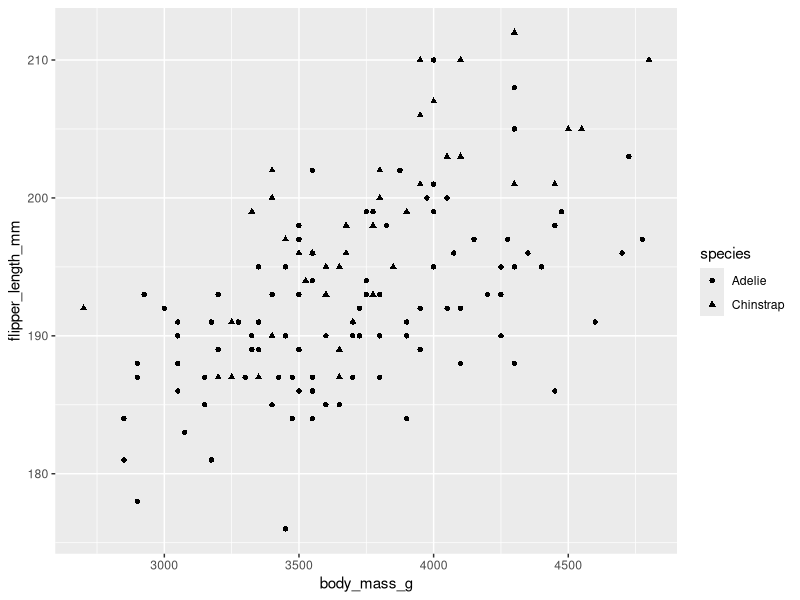
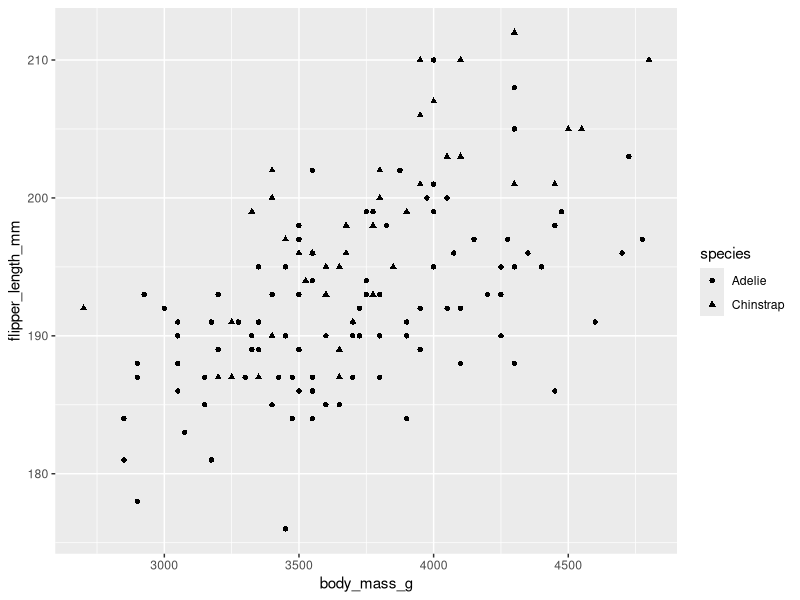
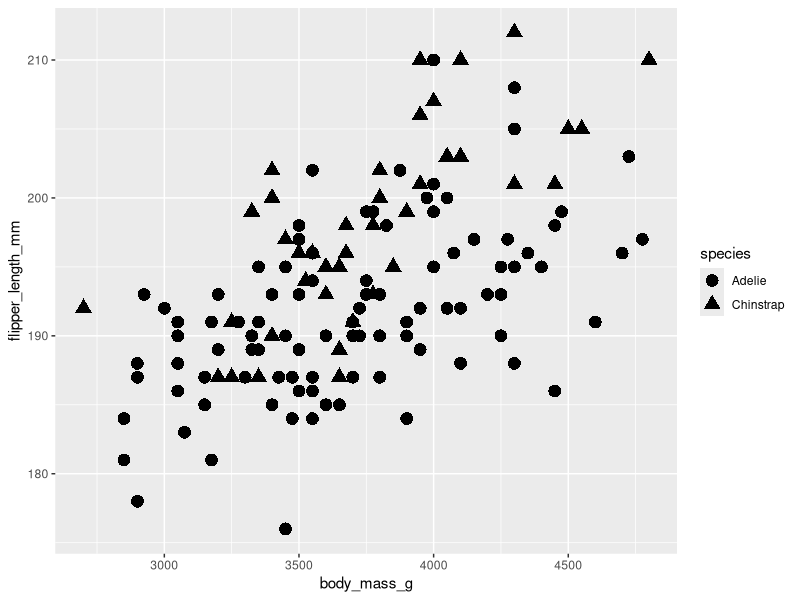
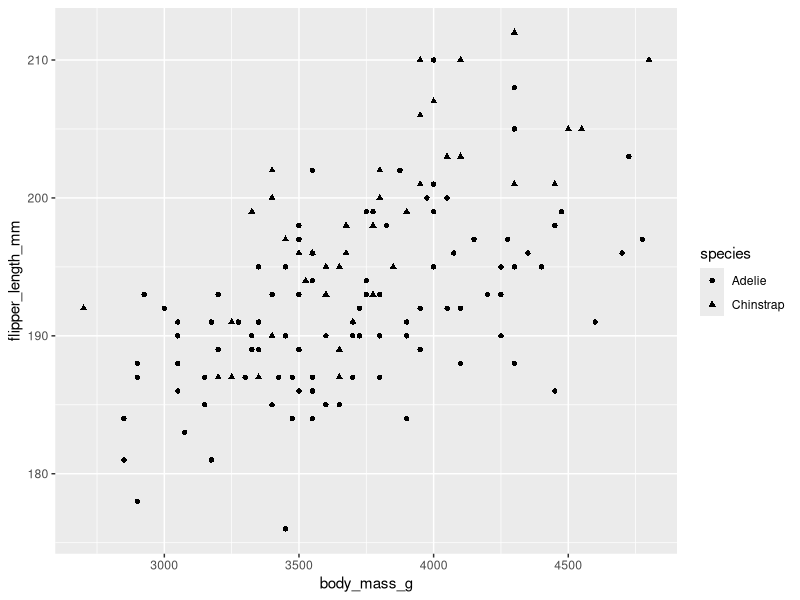
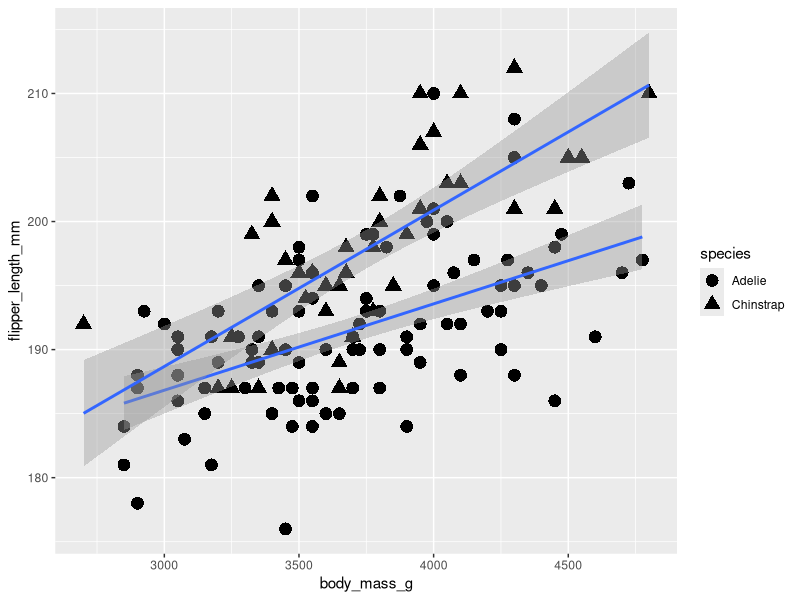
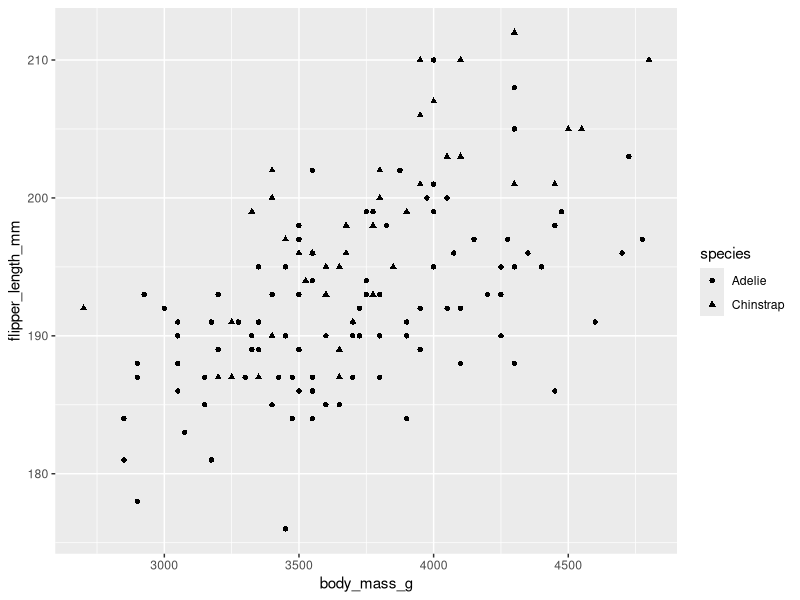
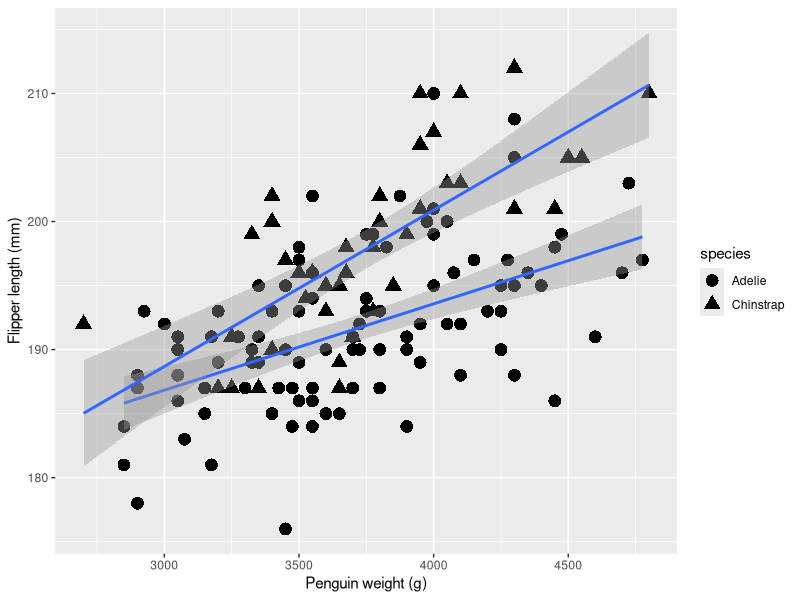
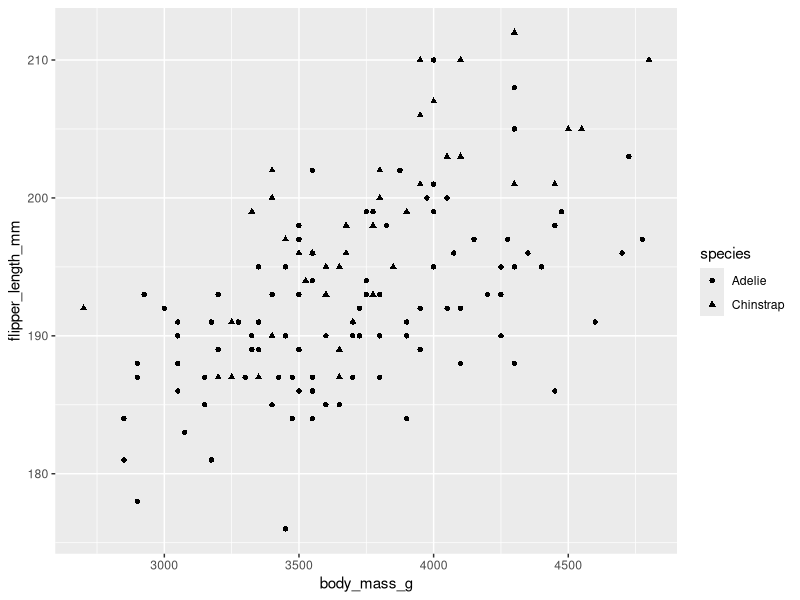

The R source for these figures, in order:
## ---- chunk 1
library(dplyr)
library(ggplot2)
subset_penguins <- palmerpenguins::penguins %>%
  dplyr::filter(species != "Gentoo", year != 2007)

ggplot(data = subset_penguins, 
       mapping = aes(x = body_mass_g, y = flipper_length_mm,
                     shape = species)) +
  geom_point() 

## ---- chunk 2
library(dplyr)
library(ggplot2)
subset_penguins <- palmerpenguins::penguins %>%
  dplyr::filter(species != "Gentoo", year != 2007)

ggplot(data = subset_penguins, 
       mapping = aes(x = body_mass_g, y = flipper_length_mm,
                     shape = species)) +
  geom_point() 

## ---- chunk 3
ggplot(data = subset_penguins, 
       mapping = aes(x = body_mass_g, y = flipper_length_mm,
                     shape = species)) +
  geom_point(size = 4)

## ---- chunk 4
library(dplyr)
library(ggplot2)
subset_penguins <- palmerpenguins::penguins %>%
  dplyr::filter(species != "Gentoo", year != 2007)

ggplot(data = subset_penguins, 
       mapping = aes(x = body_mass_g, y = flipper_length_mm,
                     shape = species)) +
  geom_point() 

## ---- chunk 5
ggplot(data = subset_penguins, 
       mapping = aes(x = body_mass_g, y = flipper_length_mm,
                     shape = species)) +
  geom_point(size = 4) + 
  geom_smooth(method = 'lm')

## ---- chunk 6
library(dplyr)
library(ggplot2)
subset_penguins <- palmerpenguins::penguins %>%
  dplyr::filter(species != "Gentoo", year != 2007)

ggplot(data = subset_penguins, 
       mapping = aes(x = body_mass_g, y = flipper_length_mm,
                     shape = species)) +
  geom_point() 

## ---- chunk 7
ggplot(data = subset_penguins, 
       mapping = aes(x = body_mass_g, y = flipper_length_mm,
                     shape = species)) +
  geom_point(size = 4) + 
  geom_smooth(method = 'lm')+
  labs(x = "Penguin weight (g)", 
       y = "Flipper length (mm)")

## ---- chunk 8
library(dplyr)
library(ggplot2)
subset_penguins <- palmerpenguins::penguins %>%
  dplyr::filter(species != "Gentoo", year != 2007)

ggplot(data = subset_penguins, 
       mapping = aes(x = body_mass_g, y = flipper_length_mm,
                     shape = species)) +
  geom_point() 

## ---- chunk 9
ggplot(data = subset_penguins, 
       mapping = aes(x = body_mass_g, y = flipper_length_mm,
                     shape = species)) +
  geom_point(size = 4) + 
  geom_smooth(method = 'lm')+
  labs(x = "Penguin weight (g)", 
       y = "Flipper length (mm)") +
  theme_classic()

## ---- chunk 10
library(dplyr)
library(ggplot2)
subset_penguins <- palmerpenguins::penguins %>%
  dplyr::filter(species != "Gentoo", year != 2007)

ggplot(data = subset_penguins, 
       mapping = aes(x = body_mass_g, y = flipper_length_mm,
                     shape = species)) +
  geom_point() 

## ---- chunk 11
ggplot(data = subset_penguins, 
       mapping = aes(x = body_mass_g, y = flipper_length_mm,
                     shape = species)) +
  geom_point(size = 4) + 
  geom_smooth(method = 'lm')+
  labs(x = "Penguin weight (g)", 
       y = "Flipper length (mm)") +
  theme_classic()+
  theme(text = element_text(size = 24))

## ---- chunk 12
library(dplyr)
library(ggplot2)
subset_penguins <- palmerpenguins::penguins %>%
  dplyr::filter(species != "Gentoo", year != 2007)

ggplot(data = subset_penguins, 
       mapping = aes(x = body_mass_g, y = flipper_length_mm,
                     shape = species)) +
  geom_point() 

## ---- chunk 13
ggplot(data = subset_penguins, 
       mapping = aes(x = body_mass_g, y = flipper_length_mm,
                     color = species, shape = species)) +
  geom_point(size = 4) + 
  geom_smooth(method = 'lm')+
  labs(x = "Penguin weight (g)", 
       y = "Flipper length (mm)") +
  theme_classic()+
  theme(text = element_text(size = 24))

